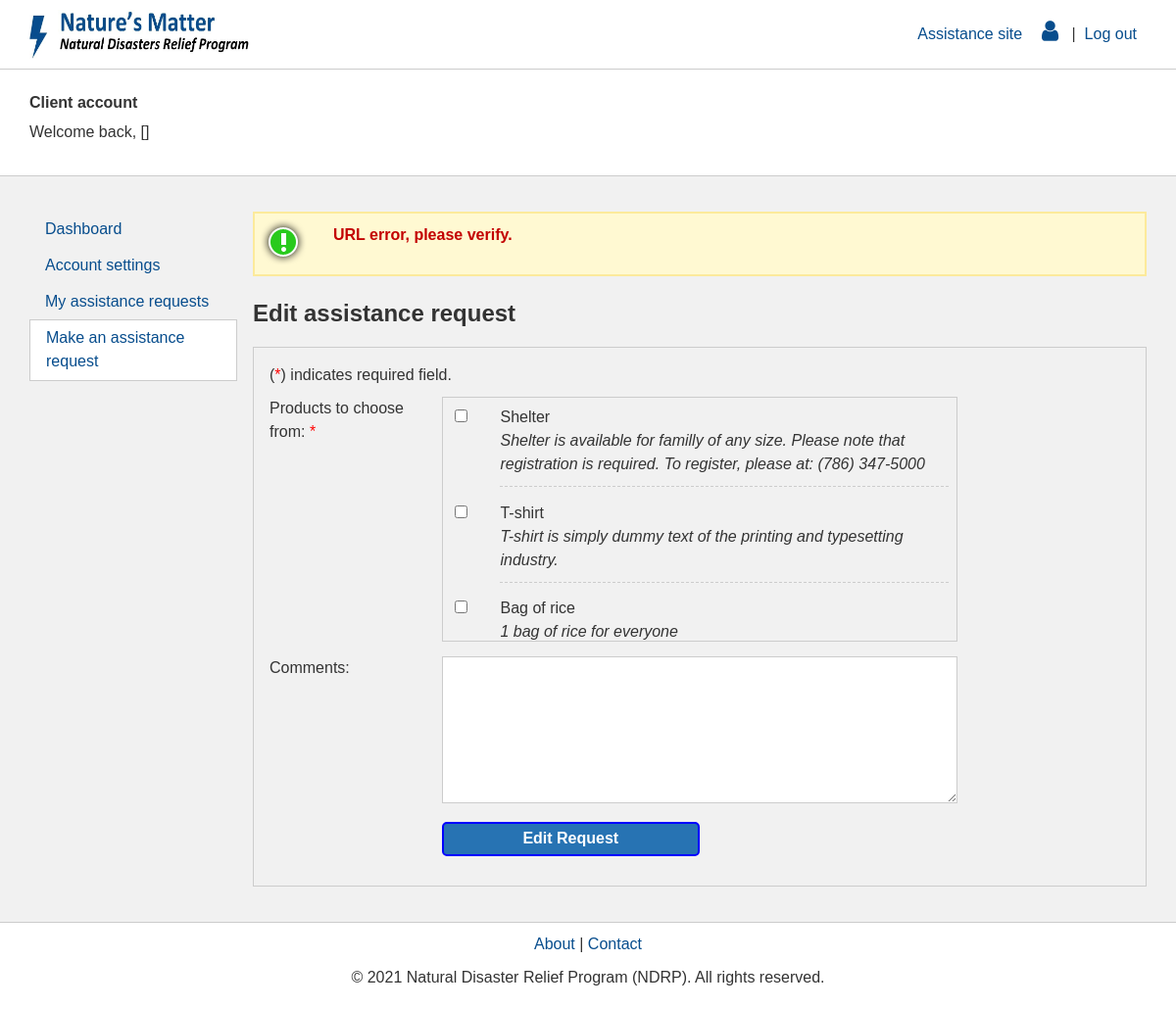
The page /account/assistance/edit-assistance-request.php on the database its author committed.
### tables this page shows
CREATE TABLE `product` (
  `prod_id` int(11) NOT NULL,
  `prod_name` varchar(160) NOT NULL,
  `prod_desc` varchar(700) NOT NULL,
  `prod_type_id` tinyint(4) NOT NULL,
  `prod_status_id` tinyint(4) NOT NULL,
  `prod_price` decimal(6,2) NOT NULL,
  `prod_date` date NOT NULL,
  `cat_id` int(11) NOT NULL,
  `emp_id` int(11) NOT NULL
);

### business/product.php (called while the page is built, shortened)
<?php
class Product{
    private $name;
    private $desc;
    function __construct() {
        $this->name = "";
        $this->desc = "";
    }
    public function setName($name) {
        $this->name = $name;
    }
    public function getName() {
        return $this->name;
    }
    public function setDesc($desc) {
        $this->desc = $desc;
    }
    public function getDesc() {
        return $this->desc;
    }
} ?>

### data/product-db.php (called while the page is built, shortened)
<?php
class ProductDB{
    public static function selectProducts($filter = "1", $param = []) {
        $products = [];
        $pdo = DbConnect::getConnection();
        $sql = "SELECT * FROM product WHERE $filter";
        $stmt = $pdo->prepare($sql);
        if ($stmt->execute($param)) {
            $data = $stmt->fetchAll();
            if (count($data) > 0) {
                foreach ($data as $k => $v) {
                    $product = new Product();
                    $product->setId($data[$k]["prod_id"]);
                    $product->setName($data[$k]["prod_name"]);
                    $product->setDesc($data[$k]["prod_desc"]);
                    $product->setTypeId($data[$k]["prod_type_id"]);
                    $product->setStatusId($data[$k]["prod_status_id"]);
                    $product->setPrice($data[$k]["prod_price"]);
                    $product->setDate($data[$k]["prod_date"]);
                    $product->setCatId($data[$k]["cat_id"]);
                    $product->setEmpId($data[$k]["emp_id"]);
                    $products[$data[$k]["prod_id"]] = $product;
                }
            }
        }
        return $products;
    }
} ?>

### controller/assistance-request-controller.php (called while the page is built, shortened)
<?php
include App::FULL_DIR."/business/product.php";
include App::FULL_DIR."/data/product-db.php";
class AssistanceRequestController{
	public static function setContent(){
		$uriParts = pathinfo($_SERVER["REQUEST_URI"]);
		if ($uriParts['filename'] == "add-assistance-request"){
			App::$aside = "Add";
			$filter = "prod_status_id = ?";
			$param = [ProductDB::selectStatus("Active")];
			self::$products = ProductDB::selectProducts($filter, $param);
		} else if ($uriParts['filename'] == "edit-assistance-request"){
			$filter = "prod_status_id = ?";
			$param = [ProductDB::selectStatus("Active")];
			self::$products = ProductDB::selectProducts($filter, $param);
		} else if ($uriParts['filename'] == "my-assistance-requests"){
			App::$aside = "View";
			self::$statuses = AssistanceRequestDB::selectStatuses();
			self::$assReqs = AssistanceRequestDB::selectAssistanceRequests();
		} else if ($uriParts['filename'] == "assistance-requests"){
			App::$aside = "Ass";
			self::$statuses = AssistanceRequestDB::selectStatuses();
			self::$assReqs = AssistanceRequestDB::selectAssistanceRequests();
		}
	}
	public static function execRequest(){
		self::setContent();
	}
}
AssistanceRequestController::execRequest();
?>

### account/assistance/edit-assistance-request.php (the view, shortened to what this page needs)
<?php
include App::FULL_DIR."/controller/assistance-request-controller.php";
include App::FULL_DIR."/account/include/header.php"
?>
<main>
    <section class="acc-content">
        <section id="acc-aside">
        	<?php include App::FULL_DIR."/account/include/side-bar.php" ?>
        </section>
        <section id="acc-content-area">
            <?php if ( isset(App::$msg["success"]) ) { ?>
                <section class="success">
                    <h2><?php echo App::$msg["success"]["title"]; ?></h2>
                    <p><?php echo App::$msg["success"]["bd"]; ?></p>
                </section>
            <?php } else {
                if ( isset(App::$msg["error"]) ) { ?>
                <section class="error">
                    <ul>
                        <?php foreach (App::$msg["error"] as $v) { ?>
                            <li><?php echo $v; ?></li>
                        <?php } ?>
                    </ul>
                </section>
                <?php } ?>
            	<h1>Edit assistance request</h1>
            	<section id="form">
                    <p>(<span class="req">*</span>) indicates required field. </p>
                    <form action="" method="post">
                        <label>Products to choose from: <span class="req">*</span></label>
                        <div id="prod-list">
                            <?php if (count(AssistanceRequestController::$products) > 0) {
                                foreach (AssistanceRequestController::$products as $k => $v) {
                                    $chk = "";
                                        $chk = "checked"; ?>
                                    <div class="checkbox-container">
                                        <input class="checky" type="checkbox" name="assReqProd[<?php echo $k; ?>]"
                                        value="1" <?php echo $chk; ?>>
                                    </div>
                                    <div class="label-container">
                                        <label class="labely"> <?php echo $v->getName(); ?></label>
                                        <p><em><?php echo $v->getDesc(); ?></em></p>
                                    </div><br>
                                <?php } ?>
                            <?php } ?><br>
                        </div><br>
                        <?php
                            if (AssistanceRequestController::$assReq === null){
                                $assReqComment = "";
                            } else {
                                $assReqComment = AssistanceRequestController::$assReq->getComment();
                            } ?>
                        <label>Comments:</label>
                        <textarea id="assReqComment" name="assReqComment" rows="4" cols="50">
                            <?php echo $assReqComment; ?>
                        </textarea><br>
                        <label>&nbsp;</label>
                        <input type="submit" value="Edit Request"/><br>
                    </form>
                </section>
            <?php } ?>
        </section><br>
    </section>
</main>
<?php include App::FULL_DIR."/include/footer.php" ?>

### css/global.css (style rules this page uses)
html, body, div, span, applet, object, iframe, h1, h2, h3, h4, h5, h6, p, blockquote, pre, a, abbr, acronym, address, big, cite, code, del, dfn, em, img, ins, kbd, q, s, samp, small, strike, strong, sub, sup, tt, var, b, u, i, center, dl, dt, dd, ol, ul, li, fieldset, form, label, legend, table, caption, tbody, tfoot, thead, tr, th, td, article, aside, canvas, details, embed, figure, figcaption, footer, header, hgroup, menu, nav, output, ruby, section, summary, time, mark, audio, video { margin: 0; padding: 0; border: 0; font-size: 100%; font: inherit; vertical-align: baseline; }
article, aside, details, figcaption, figure, footer, header, hgroup, menu, nav, section { display: block; }
body { line-height: 1; }
ol, ul { list-style: none; }
.req { color: red; }
*, *:before, *:after { box-sizing: border-box; }
body { font-family: Arial, Helvetica, sans-serif; font-size: 1em; line-height: 1.5; color: #333333; background-color: #FFFFFF; }
h1 { font-size: 1.5em; font-weight: bold; margin: 0 0 0.7em 0; }
p { margin: 0 0 10px 0; }
em { font-style: italic; }
#admin-aside, #acc-aside { float: left; width: 20%; padding-right: 1em; }
#admin-content-area, #acc-content-area { float: left; width: 80%; }
main { background-color: #f1f1f1; border-top: 1px solid #ccc; border-bottom: 1px solid #ccc; padding: 20px 0; }
.main-content, .admin-content, .acc-content { width: 1140px; margin: 0 auto; padding: 1em 0; }
#prod-list { border: 1px solid #ccc; padding: 1em; verflow: auto; }
.error, .failure { background:#FFF9D2 url('../image/error.png') no-repeat scroll 5px 5px; padding: 10px 20px 28px 80px; font-weight:bold; color:#C30000; border:2px solid #FCEA9B; margin-bottom: 20px; min-height: 40px; }
#prod-list, #prod-type, #prod-status,textarea, input[type="text"], input[type="password"], select { width: 60%; margin-bottom: .9em; border: 1px solid #ccc; padding: .5em; }
textarea { height: 150px; }
input[type="submit"], .add-item-th-a { background-color: #2773b3; border-radius: 5px; width: 30%; padding: .4em; border: 2px solid blue; color: #fff; font-size: 16px; font-weight: bold; margin-bottom: .9em; }
#form { border: 1px solid #ccc; padding: 1em; }
#form label:not(.labely) { float: left; width: 20%; margin-bottom: .9em; }
#prod-list, #prod-type, #prod-status, #form input[type="text"], #form input[type="password"], #form input[type="checkbox"]:not(.checky), #form select, #form .checkbox-container, #form .label-container, #form .input-note { float: left; }
#prod-list { height: 250px; overflow: auto; }
#form .checkbox-container { width: 10%; margin-bottom: .9em; }
#form .label-container { width: 90%; margin-bottom: .9em; border-bottom: 1px dashed #ccc; }

### rows shown on the page
product: prod_name "Shelter", prod_desc "Shelter is available for familly of any size. Please note that registration is required. To register, please at: (786) 347-5000"
product: prod_name "T-shirt", prod_desc "T-shirt is simply dummy text of the printing and typesetting industry."
product: prod_name "Bag of rice", prod_desc "1 bag of rice for everyone"

### other values the page prints
$v "URL error, please verify."
